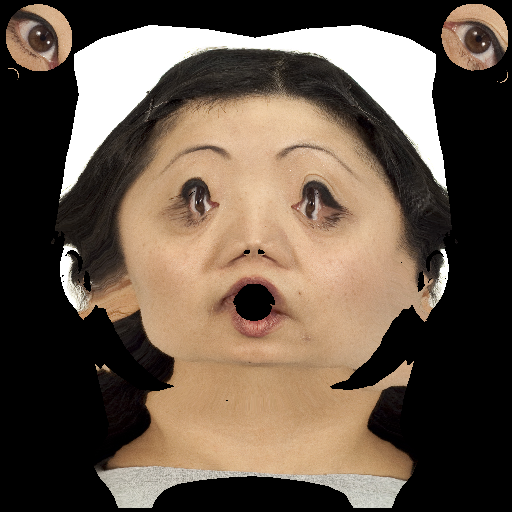
#> input picture images_generate/test.png, 512 x 512 px, found by its file name
$ python main.py
#> lines starting #> are read from the running program, lines starting #| are printed output that depends on the picture; after the words box and inside, x2 and y2 are one past the last pixel; in counts of white or black regions, pixels touching at a corner belong together
import cv2 as cv

im_color = cv.imread("test.png", cv.IMREAD_COLOR)
#> im_color is the input picture: shape (512, 512, 3); mean B, G, R 73.8, 87.6, 102.9
im_gray = cv.cvtColor(im_color, cv.COLOR_BGR2GRAY)
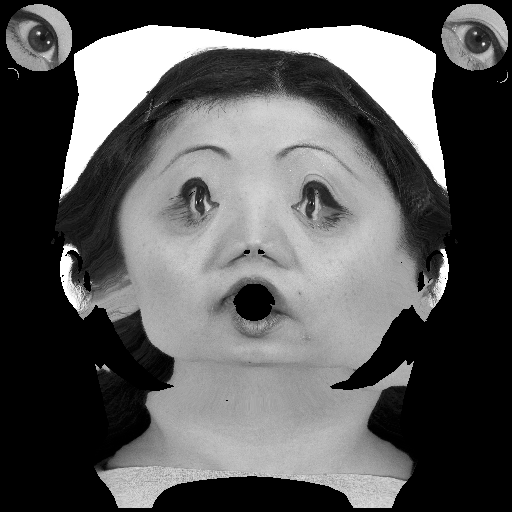
#> im_gray: shape (512, 512); min 0, max 255, mean 90.6


_, mask = cv.threshold(im_gray, thresh=180, maxval=255, type=cv.THRESH_BINARY)
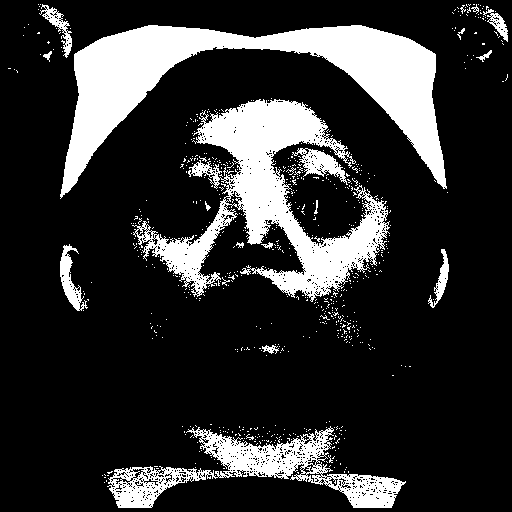
#> mask: shape (512, 512); 19.2% white; 677 white regions (656 under 20 px), largest, box (x1, y1, x2, y2) and area: (60, 25, 447, 199) 20891, (132, 99, 390, 302) 17375, (107, 426, 406, 508) 7494
im_thresh_gray = cv.bitwise_and(im_gray, mask)
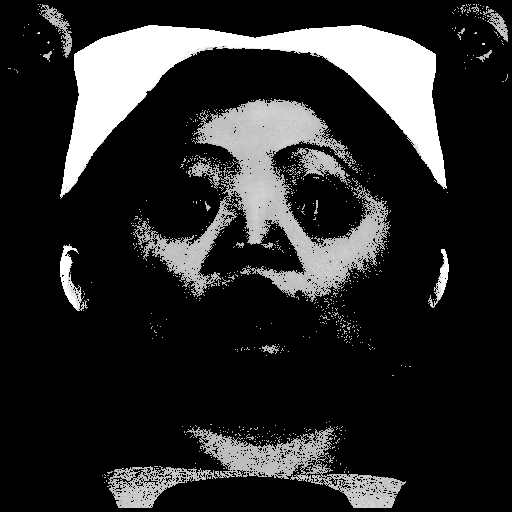
#> im_thresh_gray: shape (512, 512); min 0, max 255, mean 41.9

mask3 = cv.cvtColor(mask, cv.COLOR_GRAY2BGR)  # 3 channel mask

im_thresh_color = cv.bitwise_and(im_color, mask3)
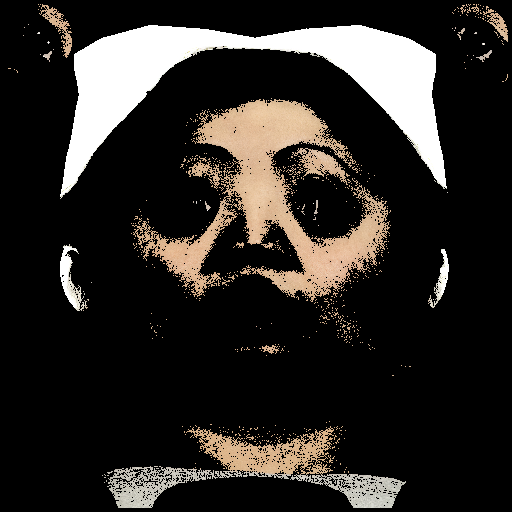
#> im_thresh_color: shape (512, 512, 3); mean B, G, R 37.7, 41.2, 44.7

cv.imshow("original image", im_color)
cv.imshow("binary mask", mask)
cv.imshow("3 channel mask", mask3)
cv.imshow("im_thresh_gray", im_thresh_gray)
cv.imshow("im_thresh_color", im_thresh_color)
cv.imwrite("binary_mask.png",mask)
cv.waitKey(0)

$ run again, with images_generate/data_paint.png copied over images_generate/test.png
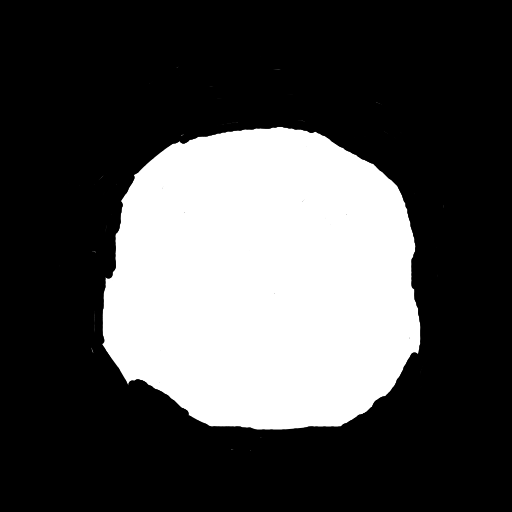
#> input picture images_generate/data_paint.png, 512 x 512 px, found by its file name
#> im_color is the input picture: shape (512, 512, 3); min 0, max 255, mean 76.2
#> `_, mask = cv.threshold(im_gray, thresh=180, maxval=255, type=cv.THRESH..`:
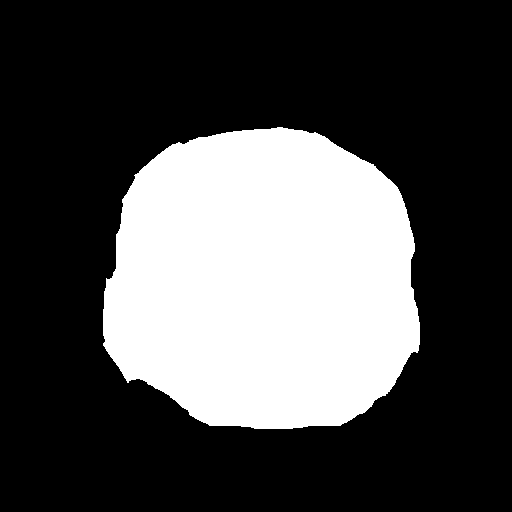
#> mask: shape (512, 512); 29.8% white; 1 white region, box (x1, y1, x2, y2) and area: (103, 127, 420, 429) 78105
